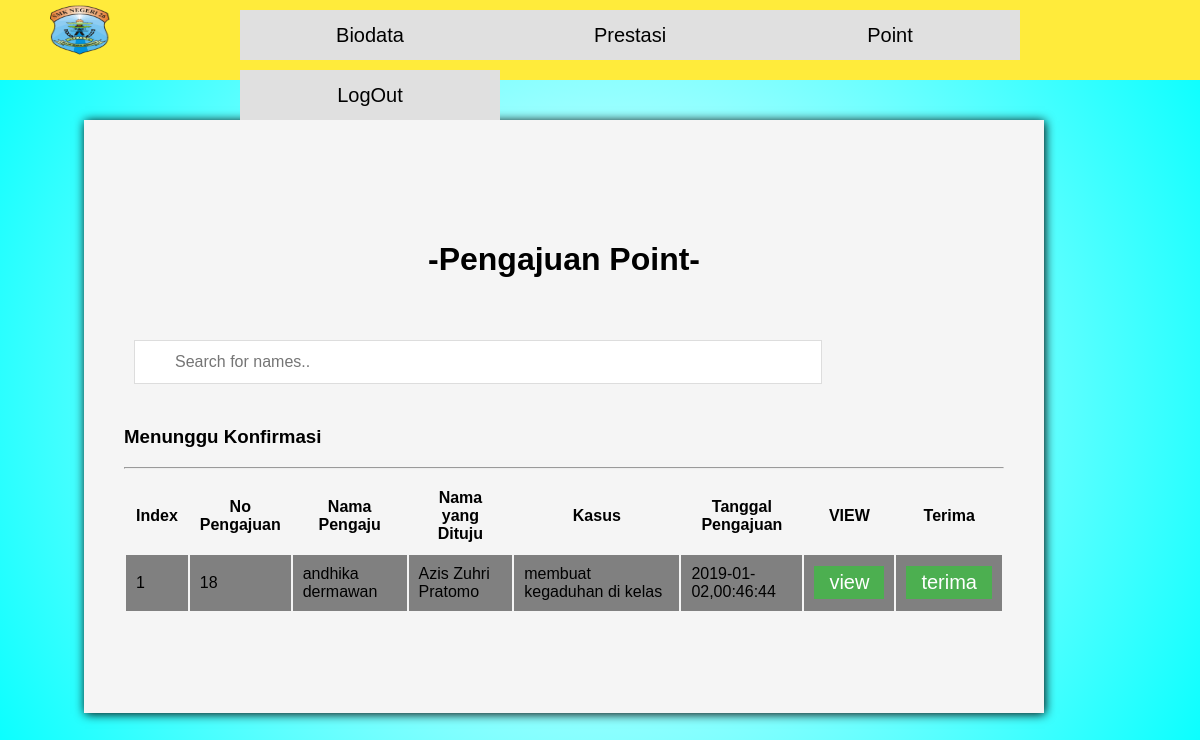
The app's page /accpoint.php (signed in) with its own data.
### tables this page shows
CREATE TABLE `prestasi_point` (
  `iPointId` bigint(255) NOT NULL,
  `iPengajuPoint` bigint(255) NOT NULL,
  `iPengajuNI` bigint(255) NOT NULL,
  `vcPengajuNama` varchar(255) NOT NULL,
  `iDitujuPoint` bigint(255) NOT NULL,
  `iDitujuNISN` bigint(255) NOT NULL,
  `vcDitujuNama` varchar(255) NOT NULL,
  `iJenisPelanggaran` bigint(255) NOT NULL,
  `vcNamaPelanggaran` varchar(255) NOT NULL,
  `vcJenisPelanggaran` varchar(255) NOT NULL,
  `iPenguranganPoint` int(11) NOT NULL,
  `iSisaPoint` int(11) DEFAULT NULL,
  `vcKeteragan` varchar(255) DEFAULT NULL,
  `blLampiran` longblob,
  `dtDiajukan` varchar(255) NOT NULL,
  `dtDiterima` varchar(255) DEFAULT NULL,
  `vcStatus` varchar(255) NOT NULL,
  `iDiterima` bigint(255) DEFAULT NULL
);

### accpoint.php (the view, shortened to what this page needs)
<?php
include('PHP/connection.php');
if($_SESSION['STATUS']=="siswa"){
  echo '
  <div class="NavigatorMenu">
    <div id="NavigatorKiri">
      <a href="INDEX.php"><img src="IMG&LOGO/Logo SMKN 26 Jakarta.png"></a>
    </div>
    <div id="NavigatorKanan">
      <ul>
        <li><a id="marginmenu" href="Biodata.php">Biodata</a>
        </li>
        <li><a id="marginmenu" href="RiwayatPrestasi.php">Prestasi</a>
        <ul>
                    <li id="menu21"><a href="Prestasi.php">Pengajuan Prestasi</a></li>
                </ul>
        </li>
        <li><a id="marginmenu" href="Riwayatpoint.php">Point</a>
        </li>
        </li>
        <li><a href="PHP/logout.php">LogOut</a></li>
      </ul>
    </div>
  </div>
  ';
}elseif ($_SESSION['STATUS']=="guru") {
  echo '
  <div class="NavigatorMenu">
    <div id="NavigatorKiri">
      <a href="INDEX.php"><img src="IMG&LOGO/Logo SMKN 26 Jakarta.png"></a>
    </div>
    <div id="NavigatorKanan">
      <ul>
        <li><a id="marginmenu" href="Biodata.php">Biodata</a>
          <ul>
                  <li id="menu11"><a href="datasiswa.php">Data Siswa</a></li>
                  <li id="menu12"><a href="dataguru.php">Data Guru</a></li>
                  <li id="menu13"><a href="dataadmin.php">Data Admin</a></li>
                  <li id="menu14"><a href="BiodataKelas.php">Data Kelas</a></li>
                  <li id="menu15"><a href="Biodatainstansi.php">Data Instansi</a></li>
                  <li id="menu16"><a href="DataPelanggaran.php">Data Pelanggaran</a></li>
               </ul>
        </li>
        <li><a id="marginmenu" href="RiwayatPrestasi.php">Prestasi</a>
          <ul>
                    <li id="menu21"><a href="Prestasi.php">Pengajuan Prestasi</a></li>
                </ul>
        </li>
        <li><a id="marginmenu" href="Riwayatpoint.php">Point</a>
          <ul>
                    <li id="menu31"><a href="point.php">Pengajuan point</a></li>
                </ul>
        </li>
        </li>
        <li><a href="PHP/logout.php">LogOut</a></li>
      </ul>
    </div>
  </div>
  ';
}
 ?>
<!DOCTYPE html>
<html lang="en">
<head>
  <link rel="stylesheet" href="css.css">
</head>
<body>
  <div class="DataSiswa">
    <div class="Container">
      <h1>-Pengajuan Point-</h1>
      <div class="TombolTombol">
      </div>
      <div class="SearchBox">
      <input type="text" id="myInput" onkeyup="myFunction()" placeholder="Search for names.." title="Type in a name">
      </div>
      <div class="DisplayData">
        <h3>Menunggu Konfirmasi</h3><hr>
        <center>
          <table id="myTable">
            <tr>
              <th onclick="SortNumberData(1)" width="1%">Index</th>
              <th onclick="SortNumberData(2)" width="1%">No Pengajuan</th>
              <th onclick="SortStringData(3)" width="19%">Nama Pengaju</th>
              <th onclick="SortStringData(4)" width="19%">Nama yang Dituju</th>
              <th onclick="SortStringData(5)" width="39%">Kasus</th>
              <th onclick="SortStringData(6)" width="19%">Tanggal Pengajuan</th>
              <th width="1%">VIEW</th>
              <th width="1%">Terima</th>
            </tr>
            <?php
$fetchsql = "SELECT * FROM prestasi_point WHERE vcStatus='DLY'";
$fetchresault = $conn->query($fetchsql);
$no = 1;
if($fetchresault->num_rows>0){
  while($row = $fetchresault->fetch_assoc()) {
    echo "<tr>";
    echo "<td>".$no++."</td>";
    echo "<td>".$row["iPointId"]."</td>";
    echo "<td>".$row["vcPengajuNama"]."</td>";
    echo "<td>".$row["vcDitujuNama"]."</td>";
    echo "<td>".$row["vcNamaPelanggaran"]."</td>";
    echo "<td>".$row["dtDiajukan"]."</td>";
    echo "<td><input type='button' name='viewe' value='view' id=".$row['iPointId']." class='point_view' onclick='model7()'/></td>";
    echo "<td><input type='button' name='accp' value='terima' id=".$row['iPointId']." class='accp_view' onclick='model8()'/></td>";
    echo "</tr>";
}
echo "</table>";
} else {
echo "0 results";
}
?>
        </center>
      </div>
    </div>
  </div>
</body>
</html>

### css.css (style rules this page uses)
body { margin: 0px; padding: 0; border: 0px; background-image: radial-gradient(circle, white, aqua); font-family: Arial, Helvetica, sans-serif; z-index: 0; overflow: auto; }
input:read-only { background: #E0E0E0; border: none; }
.NavigatorMenu { padding: 0px; margin: 0px; top: 0; background-color: #FFEB3B; height: 10%; width: 100%; color: white; position: fixed; z-index: 100; }
.NavigatorMenu #NavigatorKiri { float: left; display: block; height: auto; width: auto; padding: 5px; padding-left: 50px; color: white; }
.NavigatorMenu #NavigatorKanan { float: right; display: block; height: 100%; width: 80%; color: white; }
.NavigatorMenu img { height: 50px; width: 60px }
.NavigatorMenu ul { margin: 0px; padding: 0px; list-style: none; background-color: transparent; }
.NavigatorMenu ul li { float: left; width: 260px; height: auto; margin-top: 10px; text-align: center; line-height: 50px; font-size: 20px; background-color: #E0E0E0; }
.NavigatorMenu ul li a { text-decoration: none; color: #000000; display: block; }
.Container { height: auto; width: 80%; background-color: #F5F5F5; margin-left: 7%; margin-top: 10%; box-shadow: 1px 1px 10px black; padding-top: 100px; padding-left: 40px; padding-right: 40px; padding-bottom: 100px; }
.Container h1 { text-align: center; }
.Container tr th, .SemuaModal tr th { text-align: center; }
.TombolTombol { padding: 10px; margin-bottom: 10px; }
.SearchBox { padding: 10px; width: 100%; height: auto; }
* { box-sizing: border-box; }
.SearchBox #myInput { background-position: 10px 10px; background-repeat: no-repeat; width: 80%; font-size: 16px; padding: 12px 20px 12px 40px; border: 1px solid #ddd; margin-bottom: 12px; }
.DisplayData { margin-top: 20px; height: auto; width: 100%; }
.DisplayData input[type="button"], .SemuaModal input[type="button"], .DisplayData button, .SemuaModal button { background-color: #4CAF50; width: auto; height: auto; border: none; color: white; padding: 5px 15px; text-align: center; text-decoration: none; display: inline-block; font-size: 20px; cursor: pointer; text-decoration: none; }
.DisplayData th, .SemuaModal th { cursor: pointer; }
.DisplayData th, .SemuaModal th, .DisplayData td, .SemuaModal td { text-align: left; padding: 10px; font-size: 16px; }
.DisplayData tr:nth-child(even), .SemuaModal tr:nth-child(even) { background-color: grey; }

### records on screen
prestasi_point: iPointId "18", vcPengajuNama "andhika dermawan", vcDitujuNama "Azis Zuhri Pratomo", vcNamaPelanggaran "membuat kegaduhan di kelas", dtDiajukan "2019-01-02,00:46:44"
